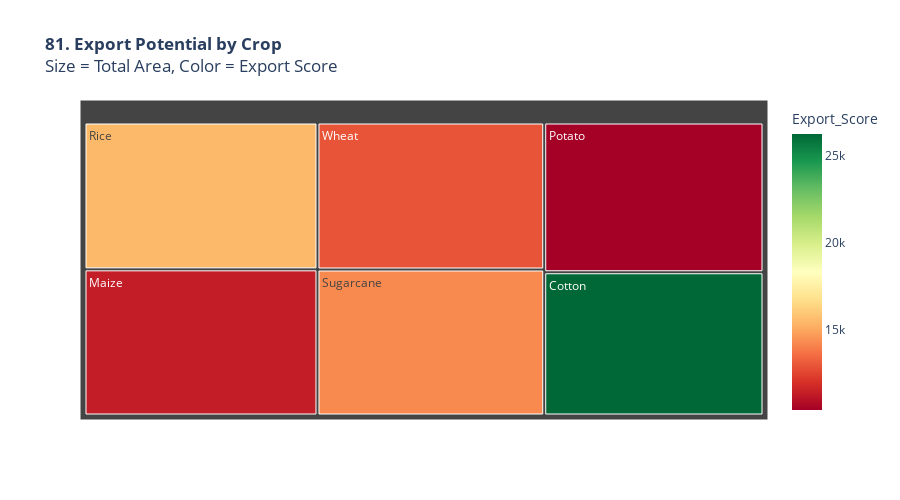

The cell this chart's notebook holds for it:
### Markdown cell above
### *81. Export Potential Analysis*

### Code cell
print("\n81. Export Potential...")

# Simplified export potential score
export_potential = df.groupby('Crop_Type', observed=False).agg({
    'Crop_Price': 'mean',
    'Water_Productivity': 'mean',
    'Field_Area_hectare': 'sum'
}).reset_index()

export_potential['Export_Score'] = (
    export_potential['Crop_Price'] * 0.4 +
    export_potential['Water_Productivity'] * 0.3 +
    (export_potential['Field_Area_hectare'] / export_potential['Field_Area_hectare'].max()) * 0.3
) * 100

fig81 = px.treemap(export_potential, path=['Crop_Type'], 
                   values='Field_Area_hectare', color='Export_Score',
                   color_continuous_scale='RdYlGn',
                   title='<b>81. Export Potential by Crop</b><br>Size = Total Area, Color = Export Score')

fig81.update_layout(height=500)
fig81.show()

### Figure 1 — Plotly figure (JSON) as saved in the notebook; plotly's stock layout.template omitted (floating-point values rounded to 4 significant figures)
{"data": [{"branchvalues": "total", "customdata": [[26260.0], [11390.0], [10420.0], [15520.0], [14300.0], [12930.0]], "domain": {"x": [0, 1], "y": [0, 1]}, "hovertemplate": "labels=%{label}<br>Field_Area_hectare=%{value}<br>parent=%{parent}<br>id=%{id}<br>Export_Score=%{color}<extra></extra>", "ids": ["Cotton", "Maize", "Potato", "Rice", "Sugarcane", "Wheat"], "labels": ["Cotton", "Maize", "Potato", "Rice", "Sugarcane", "Wheat"], "marker": {"coloraxis": "coloraxis", "colors": [26260.0, 11390.0, 10420.0, 15520.0, 14300.0, 12930.0]}, "name": "", "parents": ["", "", "", "", "", ""], "type": "treemap", "values": [12000.0, 13010.0, 12540.0, 13060.0, 12640.0, 12730.0]}], "layout": {"coloraxis": {"colorbar": {"title": {"text": "Export_Score"}}, "colorscale": [[0, "rgb(165,0,38)"], [0.1, "rgb(215,48,39)"], [0.2, "rgb(244,109,67)"], [0.3, "rgb(253,174,97)"], [0.4, "rgb(254,224,139)"], [0.5, "rgb(255,255,191)"], [0.6, "rgb(217,239,139)"], [0.7, "rgb(166,217,106)"], [0.8, "rgb(102,189,99)"], [0.9, "rgb(26,152,80)"], [1, "rgb(0,104,55)"]]}, "height": 500, "legend": {"tracegroupgap": 0}, "title": {"text": "<b>81. Export Potential by Crop</b><br>Size = Total Area, Color = Export Score"}}}
